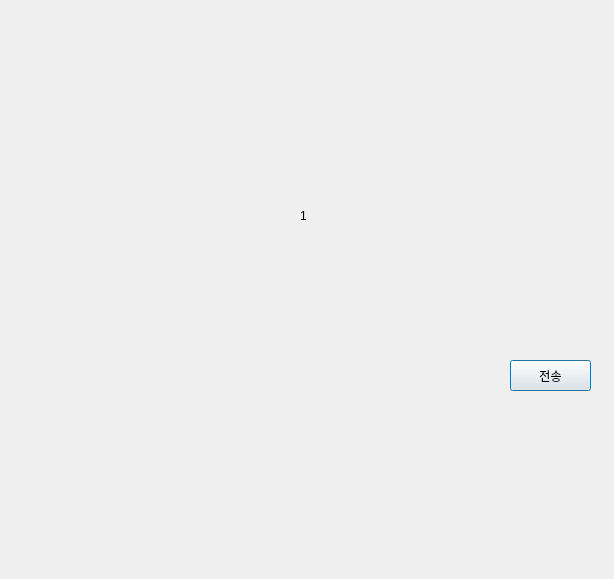
<?xml version="1.0" encoding="UTF-8"?>
<ui version="4.0">
 <class>Dialog</class>
 <widget class="QDialog" name="Dialog">
  <property name="geometry">
   <rect>
    <x>0</x>
    <y>0</y>
    <width>614</width>
    <height>579</height>
   </rect>
  </property>
  <property name="windowTitle">
   <string>Dialog</string>
  </property>
  <widget class="QPushButton" name="pb">
   <property name="geometry">
    <rect>
     <x>510</x>
     <y>360</y>
     <width>81</width>
     <height>31</height>
    </rect>
   </property>
   <property name="text">
    <string>전송</string>
   </property>
  </widget>
  <widget class="QLabel" name="lbl">
   <property name="geometry">
    <rect>
     <x>300</x>
     <y>210</y>
     <width>56</width>
     <height>12</height>
    </rect>
   </property>
   <property name="text">
    <string>1</string>
   </property>
  </widget>
 </widget>
 <resources/>
 <connections/>
</ui>
